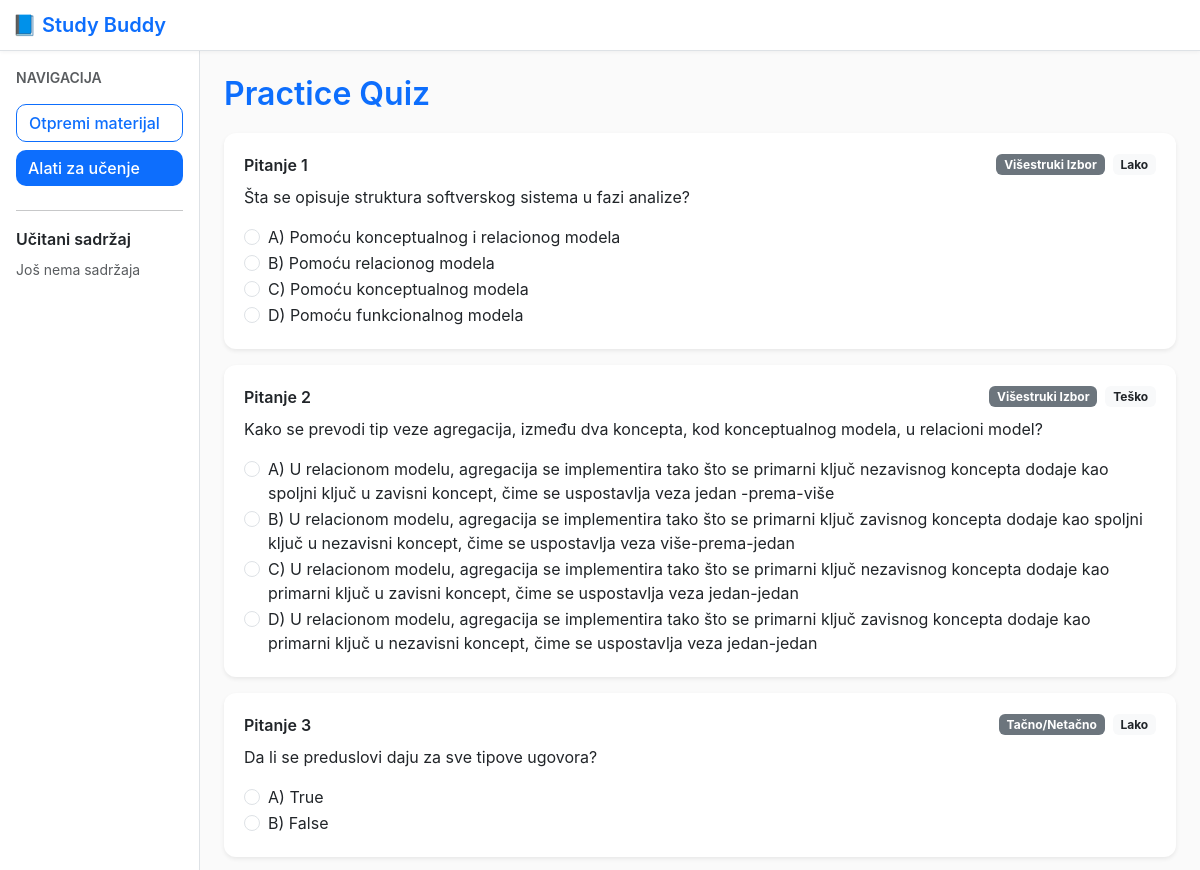
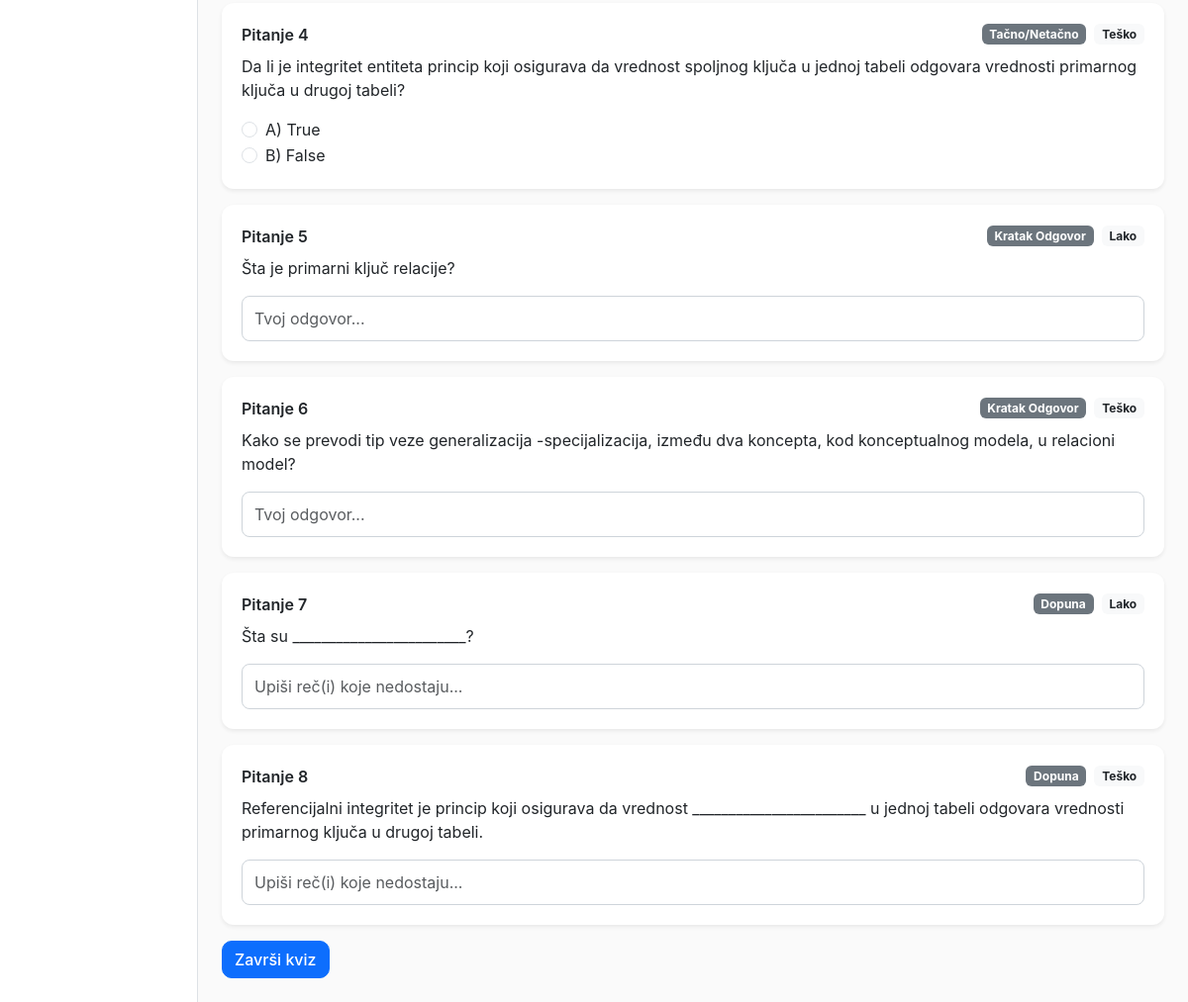
Screenshot of /quiz/5 with the database file from the repository (2 pictures, top to bottom).
### models.py (models this page shows)
class Quiz(Base):
    __tablename__ = 'quizzes'
    id = Column(Integer, primary_key=True)
    document_id = Column(Integer, ForeignKey('documents.id'), nullable=False)
    title = Column(String(255), default='Kviz')
    total_questions = Column(Integer, default=0)
    created_at = Column(DateTime, default=datetime.utcnow)
    document = relationship('Document', back_populates='quizzes')
    questions = relationship('Question', back_populates='quiz', cascade='all,delete')

class Question(Base):
    __tablename__ = 'questions'
    id = Column(Integer, primary_key=True)
    quiz_id = Column(Integer, ForeignKey('quizzes.id'), nullable=False)
    kind = Column(String(32))         # mcq|tf|short|fill
    difficulty = Column(String(16))   # easy|medium|hard
    prompt = Column(Text, nullable=False)
    options = Column(Text)            # "A) ...|B) ...|C) ...|D) ..."
    correct_answer = Column(Text)     # "A" / "True" / slobodan tekst
    explanation = Column(Text)
    quiz = relationship('Quiz', back_populates='questions')

### app.py (the view)
@app.get('/quiz/<int:quiz_id>')
def quiz_view(quiz_id):
    s = Session()
    quiz = s.get(Quiz, quiz_id)
    if not quiz:
        flash('Kviz nije pronadjen.')
        return redirect(url_for('tools'))
    return render_template('quiz_view.html', quiz=quiz)

### app.py (called while the page is built)
@app.context_processor
def inject_docs():
    s = Session()
    docs = s.query(Document).order_by(Document.created_at.desc()).all()
    return {'sidebar_docs': docs}

### templates/quiz_view.html (shortened to what this page needs)
{% extends 'base.html' %}
{% block content %}
<h2 class="d-flex align-items-center gap-3">
  {{ quiz.title }}
</h2>
<form method="post" action="{{ url_for('quiz_grade', quiz_id=quiz.id) }}">
  {% for q in quiz.questions %}
  <div class="card mb-3 shadow-sm">
    <div class="card-body">
      <div class="d-flex justify-content-between align-items-center">
        <div class="fw-semibold">Pitanje {{ loop.index }}</div>
        <div class="d-flex align-items-center gap-2">
          <span class="badge bg-secondary text-capitalize">
            {% if q.kind == 'mcq' %}višestruki izbor{% elif q.kind == 'tf' %}tačno/netačno{% elif q.kind == 'short' %}kratak odgovor{% else %}dopuna{% endif %}
          </span>
          <span class="badge bg-light text-dark text-capitalize">
            {% if q.difficulty == 'Easy' or q.difficulty == 'easy' %}lako{% elif q.difficulty == 'Medium' or q.difficulty == 'medium' %}srednje{% else %}teško{% endif %}
          </span>
        </div>
      </div>
      <p class="mt-2 mb-3">{{ q.prompt }}</p>
      {% if q.kind in ['mcq','tf'] %}
        {% set opts = (q.options or '').split('|') %}
        {% for opt in opts %}
          {% set letter = (opt.split(')')[0] or '').strip() %}
          <div class="form-check">
            <input class="form-check-input" type="radio"
                   name="q_{{ q.id }}"
                   value="{{ letter }}"
                   id="q{{ q.id }}_{{ loop.index }}"
                   {% if answers and answers.get(q.id)|default('') == letter %}checked{% endif %}>
            <label class="form-check-label" for="q{{ q.id }}_{{ loop.index }}">{{ opt }}</label>
          </div>
        {% endfor %}
      {% elif q.kind in ['short','fill'] %}
        <input class="form-control" type="text" name="q_{{ q.id }}"
               placeholder="{% if q.kind == 'fill' %}Upiši reč(i) koje nedostaju...{% else %}Tvoj odgovor...{% endif %}"
               value="{{ answers.get(q.id) if answers else '' }}">
      {% endif %}
    </div>
  </div>
  {% endfor %}
  {% if score is not defined %}
    <button class="btn btn-primary">Završi kviz</button>
  {% else %}
    <a class="btn btn-outline-primary" href="{{ url_for('quiz_view', quiz_id=quiz.id) }}">Ponovi kviz</a>
  {% endif %}
</form>
{% endblock %}

### static/style.css (style rules this page uses)
body { background-color: #f8f9fa; font-family: 'Inter', 'Segoe UI', sans-serif; color: #212529; }
h2 { font-weight: 600; margin-bottom: 1.2rem; color: #0d6efd; }
.card { border-radius: 12px; border: none; box-shadow: 0 3px 8px rgba(0, 0, 0, 0.05); transition: all 0.2s ease-in-out; }
.card-body { padding: 1.25rem; }
.btn { border-radius: 10px; font-weight: 500; }
.btn-primary, .btn-info, .btn-success, .btn-outline-secondary { background-color: #0d6efd; border-color: #0d6efd; color: #fff; }
input.form-control, select.form-select { border-radius: 8px; border: 1px solid #ced4da; padding: 10px 12px; }

### rows the page displays
Quiz: title "Practice Quiz"
Question: kind "Višestruki Izbor", difficulty "Lako", prompt "Šta se opisuje struktura softverskog sistema u fazi analize?", opts "A) Pomoću konceptualnog i relacionog modela" "B) Pomoću relacionog modela" "C) Pomoću konceptualnog modela" "D) Pomoću funkcionalnog modela"
Question: kind "Višestruki Izbor", difficulty "Teško", prompt "Kako se prevodi tip veze agregacija, između dva koncepta, kod konceptualnog modela, u relacioni model?", opts "A) U relacionom modelu, agregacija se implementira tako što se primarni ključ nezavisnog koncepta dodaje kao spoljni ključ u zavisni koncept, čime se uspostavlja veza jedan -prema-više" "B) U relacionom modelu, agregacija se implementira tako što se primarni ključ zavisnog koncepta dodaje kao spoljni ključ u nezavisni koncept, čime se uspostavlja veza više-prema-jedan" "C) U relacionom modelu, agregacija se implementira tako što se primarni ključ nezavisnog koncepta dodaje kao primarni ključ u zavisni koncept, čime se uspostavlja veza jedan-jedan" "D) U relacionom modelu, agregacija se implementira tako što se primarni ključ zavisnog koncepta dodaje kao primarni ključ u nezavisni koncept, čime se uspostavlja veza jedan-jedan"
Question: kind "Tačno/Netačno", difficulty "Lako", prompt "Da li se preduslovi daju za sve tipove ugovora?", opts "A) True" "B) False"
Question: kind "Tačno/Netačno", difficulty "Teško", prompt "Da li je integritet entiteta princip koji osigurava da vrednost spoljnog ključa u jednoj tabeli odgovara vrednosti primarnog ključa u drugoj tabeli?", opts "A) True" "B) False"
Question: shows "Kratak Odgovor", difficulty "Lako", prompt "Šta je primarni ključ relacije?"
Question: shows "Kratak Odgovor", difficulty "Teško", prompt "Kako se prevodi tip veze generalizacija -specijalizacija, između dva koncepta, kod konceptualnog modela, u relacioni model?"
Question: shows "Dopuna", difficulty "Lako", prompt "Šta su ________________________?"
Question: shows "Dopuna", difficulty "Teško", prompt "Referencijalni integritet je princip koji osigurava da vrednost ________________________ u jednoj tabeli odgovara vrednosti primarnog ključa u drugoj tabeli."
